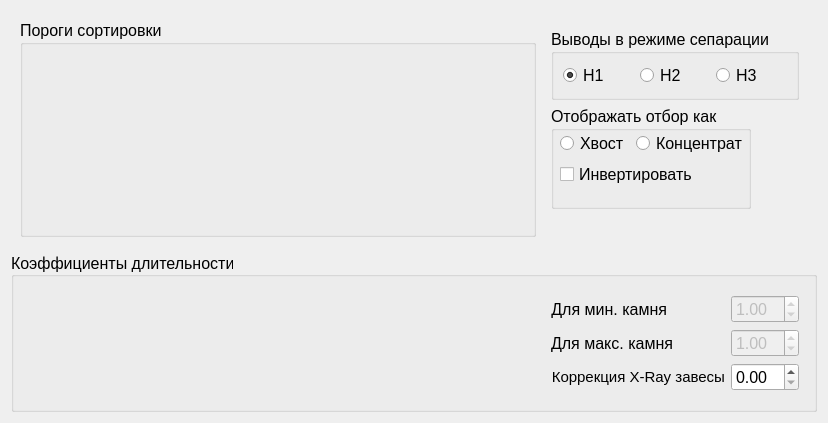
<?xml version="1.0" encoding="UTF-8"?>
<ui version="4.0">
 <class>SPRSettingsPorogsWidget</class>
 <widget class="QWidget" name="SPRSettingsPorogsWidget">
  <property name="geometry">
   <rect>
    <x>0</x>
    <y>0</y>
    <width>791</width>
    <height>395</height>
   </rect>
  </property>
  <property name="font">
   <font>
    <family>Tahoma</family>
    <pointsize>12</pointsize>
   </font>
  </property>
  <property name="windowTitle">
   <string>Form</string>
  </property>
  <layout class="QVBoxLayout" name="verticalLayout_4">
   <item>
    <widget class="QWidget" name="widget" native="true">
     <layout class="QHBoxLayout" name="horizontalLayout_2">
      <item>
       <widget class="QGroupBox" name="widget_3">
        <property name="title">
         <string>Пороги сортировки</string>
        </property>
        <layout class="QVBoxLayout" name="verticalLayout_3">
         <item>
          <widget class="SPRPorogsWidget" name="wPorogs" native="true">
           <property name="sizePolicy">
            <sizepolicy hsizetype="Preferred" vsizetype="Maximum">
             <horstretch>0</horstretch>
             <verstretch>0</verstretch>
            </sizepolicy>
           </property>
           <property name="minimumSize">
            <size>
             <width>492</width>
             <height>171</height>
            </size>
           </property>
          </widget>
         </item>
        </layout>
       </widget>
      </item>
      <item>
       <widget class="QWidget" name="widget_7" native="true">
        <layout class="QVBoxLayout" name="verticalLayout_2">
         <item>
          <widget class="QGroupBox" name="groupBox">
           <property name="font">
            <font>
             <family>Tahoma</family>
             <pointsize>12</pointsize>
             <underline>false</underline>
            </font>
           </property>
           <property name="title">
            <string>Выводы в режиме сепарации</string>
           </property>
           <property name="alignment">
            <set>Qt::AlignLeading|Qt::AlignLeft|Qt::AlignTop</set>
           </property>
           <layout class="QHBoxLayout" name="horizontalLayout_4">
            <item>
             <widget class="QRadioButton" name="rbH1Resume">
              <property name="text">
               <string>H1</string>
              </property>
              <property name="checked">
               <bool>true</bool>
              </property>
             </widget>
            </item>
            <item>
             <widget class="QRadioButton" name="rbH2Resume">
              <property name="text">
               <string>H2</string>
              </property>
             </widget>
            </item>
            <item>
             <widget class="QRadioButton" name="rbH3Resume">
              <property name="text">
               <string>H3</string>
              </property>
             </widget>
            </item>
           </layout>
          </widget>
         </item>
         <item>
          <widget class="QGroupBox" name="gbViewAs">
           <property name="sizePolicy">
            <sizepolicy hsizetype="Maximum" vsizetype="Preferred">
             <horstretch>0</horstretch>
             <verstretch>0</verstretch>
            </sizepolicy>
           </property>
           <property name="title">
            <string>Отображать отбор как</string>
           </property>
           <layout class="QVBoxLayout" name="verticalLayout">
            <property name="leftMargin">
             <number>6</number>
            </property>
            <property name="topMargin">
             <number>0</number>
            </property>
            <property name="rightMargin">
             <number>0</number>
            </property>
            <property name="bottomMargin">
             <number>0</number>
            </property>
            <item>
             <widget class="QWidget" name="widget_8" native="true">
              <layout class="QHBoxLayout" name="horizontalLayout_3">
               <property name="leftMargin">
                <number>0</number>
               </property>
               <property name="topMargin">
                <number>0</number>
               </property>
               <property name="rightMargin">
                <number>0</number>
               </property>
               <property name="bottomMargin">
                <number>0</number>
               </property>
               <item>
                <widget class="QRadioButton" name="rbTail">
                 <property name="text">
                  <string>Хвост</string>
                 </property>
                </widget>
               </item>
               <item>
                <widget class="QRadioButton" name="rbConcentrat">
                 <property name="text">
                  <string>Концентрат</string>
                 </property>
                </widget>
               </item>
              </layout>
             </widget>
            </item>
            <item>
             <widget class="QCheckBox" name="cbInvert">
              <property name="text">
               <string>Инвертировать</string>
              </property>
             </widget>
            </item>
            <item>
             <spacer name="verticalSpacer">
              <property name="orientation">
               <enum>Qt::Vertical</enum>
              </property>
              <property name="sizeHint" stdset="0">
               <size>
                <width>20</width>
                <height>40</height>
               </size>
              </property>
             </spacer>
            </item>
           </layout>
          </widget>
         </item>
         <item>
          <spacer name="verticalSpacer_2">
           <property name="orientation">
            <enum>Qt::Vertical</enum>
           </property>
           <property name="sizeHint" stdset="0">
            <size>
             <width>20</width>
             <height>40</height>
            </size>
           </property>
          </spacer>
         </item>
        </layout>
       </widget>
      </item>
     </layout>
    </widget>
   </item>
   <item>
    <widget class="QGroupBox" name="groupBox_2">
     <property name="title">
      <string>Коэффициенты длительности</string>
     </property>
     <property name="alignment">
      <set>Qt::AlignLeading|Qt::AlignLeft|Qt::AlignVCenter</set>
     </property>
     <layout class="QHBoxLayout" name="horizontalLayout">
      <item>
       <widget class="QwtPlot" name="plotKoeffLengths"/>
      </item>
      <item>
       <spacer name="horizontalSpacer">
        <property name="orientation">
         <enum>Qt::Horizontal</enum>
        </property>
        <property name="sizeHint" stdset="0">
         <size>
          <width>40</width>
          <height>20</height>
         </size>
        </property>
       </spacer>
      </item>
      <item>
       <widget class="QWidget" name="widget_5" native="true">
        <layout class="QFormLayout" name="formLayout">
         <property name="fieldGrowthPolicy">
          <enum>QFormLayout::ExpandingFieldsGrow</enum>
         </property>
         <property name="formAlignment">
          <set>Qt::AlignCenter</set>
         </property>
         <item row="1" column="0">
          <widget class="QLabel" name="label_2">
           <property name="font">
            <font>
             <pointsize>12</pointsize>
            </font>
           </property>
           <property name="toolTip">
            <string>Коэффициент для максимального камня</string>
           </property>
           <property name="text">
            <string>Для макс. камня</string>
           </property>
           <property name="alignment">
            <set>Qt::AlignRight|Qt::AlignTrailing|Qt::AlignVCenter</set>
           </property>
          </widget>
         </item>
         <item row="0" column="0">
          <widget class="QLabel" name="label">
           <property name="font">
            <font>
             <pointsize>12</pointsize>
            </font>
           </property>
           <property name="toolTip">
            <string>Коэффициент для минимального камня</string>
           </property>
           <property name="text">
            <string>Для мин. камня</string>
           </property>
           <property name="alignment">
            <set>Qt::AlignRight|Qt::AlignTrailing|Qt::AlignVCenter</set>
           </property>
           <property name="wordWrap">
            <bool>true</bool>
           </property>
          </widget>
         </item>
         <item row="1" column="1">
          <widget class="QDoubleSpinBox" name="leMaxStone">
           <property name="enabled">
            <bool>false</bool>
           </property>
           <property name="toolTip">
            <string>Коэффициент для максимального камня</string>
           </property>
           <property name="minimum">
            <double>0.010000000000000</double>
           </property>
           <property name="singleStep">
            <double>0.100000000000000</double>
           </property>
           <property name="value">
            <double>1.000000000000000</double>
           </property>
          </widget>
         </item>
         <item row="0" column="1">
          <widget class="QDoubleSpinBox" name="leMinStone">
           <property name="enabled">
            <bool>false</bool>
           </property>
           <property name="toolTip">
            <string>Коэффициент для минимального камня</string>
           </property>
           <property name="minimum">
            <double>0.010000000000000</double>
           </property>
           <property name="maximum">
            <double>98.989999999999995</double>
           </property>
           <property name="singleStep">
            <double>0.100000000000000</double>
           </property>
           <property name="value">
            <double>1.000000000000000</double>
           </property>
          </widget>
         </item>
         <item row="2" column="1">
          <widget class="QDoubleSpinBox" name="leXRayCorrection">
           <property name="toolTip">
            <string>Коррекция X-Ray завесы</string>
           </property>
          </widget>
         </item>
         <item row="2" column="0">
          <widget class="QLabel" name="label_3">
           <property name="font">
            <font>
             <pointsize>11</pointsize>
            </font>
           </property>
           <property name="toolTip">
            <string>Коррекция X-Ray завесы</string>
           </property>
           <property name="text">
            <string>Коррекция X-Ray завесы</string>
           </property>
           <property name="alignment">
            <set>Qt::AlignRight|Qt::AlignTrailing|Qt::AlignVCenter</set>
           </property>
           <property name="wordWrap">
            <bool>true</bool>
           </property>
          </widget>
         </item>
        </layout>
       </widget>
      </item>
     </layout>
    </widget>
   </item>
  </layout>
 </widget>
 <customwidgets>
  <customwidget>
   <class>QwtPlot</class>
   <extends>QFrame</extends>
   <header>qwt_plot.h</header>
  </customwidget>
  <customwidget>
   <class>SPRPorogsWidget</class>
   <extends>QWidget</extends>
   <header>sprporogswidget.h</header>
   <container>1</container>
  </customwidget>
 </customwidgets>
 <resources/>
 <connections/>
</ui>
